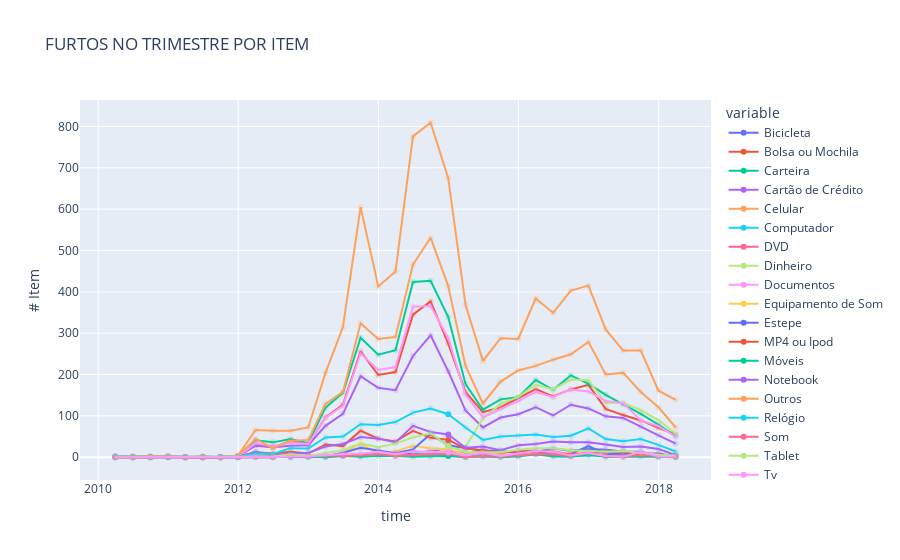

Write notebook code for a chart like this one.
### Code cell
px.line(data_frame=ts, markers = 'x', labels={'value': '# Item', 'y':'Time'}, title = 'FURTOS NO TRIMESTRE POR ITEM')
